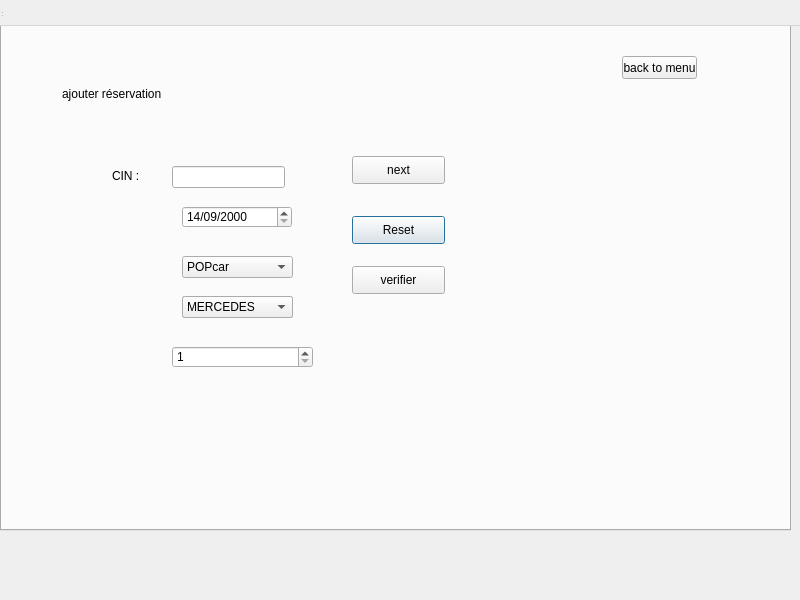
<?xml version="1.0" encoding="UTF-8"?>
<ui version="4.0">
 <class>reservationWindow</class>
 <widget class="QDialog" name="reservationWindow">
  <property name="geometry">
   <rect>
    <x>0</x>
    <y>0</y>
    <width>800</width>
    <height>600</height>
   </rect>
  </property>
  <property name="windowTitle">
   <string>reservationWindow</string>
  </property>
  <property name="unifiedTitleAndToolBarOnMac" stdset="0">
   <bool>false</bool>
  </property>
  <widget class="QWidget" name="centralwidget" native="true">
   <property name="geometry">
    <rect>
     <x>0</x>
     <y>0</y>
     <width>791</width>
     <height>531</height>
    </rect>
   </property>
   <widget class="QTabWidget" name="tabWidget">
    <property name="geometry">
     <rect>
      <x>0</x>
      <y>0</y>
      <width>791</width>
      <height>531</height>
     </rect>
    </property>
    <property name="currentIndex">
     <number>0</number>
    </property>
    <widget class="QWidget" name="tab">
     <attribute name="title">
      <string>verif disponnibilité</string>
     </attribute>
     <widget class="QLabel" name="label_4">
      <property name="geometry">
       <rect>
        <x>60</x>
        <y>60</y>
        <width>111</width>
        <height>16</height>
       </rect>
      </property>
      <property name="text">
       <string>ajouter réservation</string>
      </property>
     </widget>
     <widget class="QPushButton" name="pushButton">
      <property name="geometry">
       <rect>
        <x>350</x>
        <y>190</y>
        <width>93</width>
        <height>28</height>
       </rect>
      </property>
      <property name="text">
       <string>Reset</string>
      </property>
     </widget>
     <widget class="QLineEdit" name="lineEdit_3">
      <property name="geometry">
       <rect>
        <x>170</x>
        <y>140</y>
        <width>113</width>
        <height>22</height>
       </rect>
      </property>
     </widget>
     <widget class="QLabel" name="label_3">
      <property name="geometry">
       <rect>
        <x>110</x>
        <y>140</y>
        <width>31</width>
        <height>20</height>
       </rect>
      </property>
      <property name="text">
       <string>CIN :</string>
      </property>
     </widget>
     <widget class="QPushButton" name="pushButton_3">
      <property name="geometry">
       <rect>
        <x>350</x>
        <y>130</y>
        <width>93</width>
        <height>28</height>
       </rect>
      </property>
      <property name="text">
       <string>next</string>
      </property>
     </widget>
     <widget class="QDateEdit" name="dateEdit">
      <property name="geometry">
       <rect>
        <x>180</x>
        <y>180</y>
        <width>110</width>
        <height>22</height>
       </rect>
      </property>
      <property name="minimumDate">
       <date>
        <year>2000</year>
        <month>9</month>
        <day>14</day>
       </date>
      </property>
      <property name="displayFormat">
       <string>dd/MM/yyyy</string>
      </property>
     </widget>
     <widget class="QComboBox" name="comboBox_2">
      <property name="geometry">
       <rect>
        <x>180</x>
        <y>230</y>
        <width>111</width>
        <height>22</height>
       </rect>
      </property>
      <item>
       <property name="text">
        <string>POPcar</string>
       </property>
      </item>
      <item>
       <property name="text">
        <string>Fcar</string>
       </property>
      </item>
      <item>
       <property name="text">
        <string>Xcar</string>
       </property>
      </item>
     </widget>
     <widget class="QComboBox" name="comboBox_3">
      <property name="geometry">
       <rect>
        <x>180</x>
        <y>270</y>
        <width>111</width>
        <height>22</height>
       </rect>
      </property>
      <item>
       <property name="text">
        <string>JAGUAR</string>
       </property>
      </item>
      <item>
       <property name="text">
        <string>BENTLEY</string>
       </property>
      </item>
      <item>
       <property name="text">
        <string>CADILLAC</string>
       </property>
      </item>
     </widget>
     <widget class="QComboBox" name="comboBox_4">
      <property name="geometry">
       <rect>
        <x>180</x>
        <y>270</y>
        <width>111</width>
        <height>22</height>
       </rect>
      </property>
      <item>
       <property name="text">
        <string>BMW</string>
       </property>
      </item>
      <item>
       <property name="text">
        <string>MAZDA</string>
       </property>
      </item>
      <item>
       <property name="text">
        <string>GOLF GTD</string>
       </property>
      </item>
     </widget>
     <widget class="QComboBox" name="comboBox_5">
      <property name="geometry">
       <rect>
        <x>180</x>
        <y>270</y>
        <width>111</width>
        <height>22</height>
       </rect>
      </property>
      <item>
       <property name="text">
        <string>MERCEDES</string>
       </property>
      </item>
      <item>
       <property name="text">
        <string>ASTON MARTIN</string>
       </property>
      </item>
      <item>
       <property name="text">
        <string>AUDI</string>
       </property>
      </item>
     </widget>
     <widget class="QSpinBox" name="spinBox">
      <property name="geometry">
       <rect>
        <x>170</x>
        <y>320</y>
        <width>141</width>
        <height>22</height>
       </rect>
      </property>
      <property name="minimum">
       <number>1</number>
      </property>
     </widget>
     <widget class="QPushButton" name="pushButton_6">
      <property name="geometry">
       <rect>
        <x>350</x>
        <y>240</y>
        <width>93</width>
        <height>28</height>
       </rect>
      </property>
      <property name="text">
       <string>verifier</string>
      </property>
     </widget>
     <widget class="QPushButton" name="pushButton_9">
      <property name="geometry">
       <rect>
        <x>620</x>
        <y>30</y>
        <width>75</width>
        <height>23</height>
       </rect>
      </property>
      <property name="text">
       <string>back to menu</string>
      </property>
     </widget>
    </widget>
    <widget class="QWidget" name="tab_3">
     <attribute name="title">
      <string>ajouter reservation </string>
     </attribute>
     <widget class="QTableView" name="tableView">
      <property name="geometry">
       <rect>
        <x>360</x>
        <y>130</y>
        <width>421</width>
        <height>361</height>
       </rect>
      </property>
     </widget>
     <widget class="QLineEdit" name="lineEdit">
      <property name="geometry">
       <rect>
        <x>60</x>
        <y>140</y>
        <width>113</width>
        <height>22</height>
       </rect>
      </property>
     </widget>
     <widget class="QLineEdit" name="lineEdit_2">
      <property name="geometry">
       <rect>
        <x>60</x>
        <y>210</y>
        <width>113</width>
        <height>22</height>
       </rect>
      </property>
     </widget>
     <widget class="QLineEdit" name="lineEdit_5">
      <property name="geometry">
       <rect>
        <x>60</x>
        <y>250</y>
        <width>113</width>
        <height>22</height>
       </rect>
      </property>
     </widget>
     <widget class="QDateEdit" name="dateEdit_2">
      <property name="geometry">
       <rect>
        <x>60</x>
        <y>300</y>
        <width>110</width>
        <height>22</height>
       </rect>
      </property>
     </widget>
     <widget class="QDateEdit" name="dateEdit_3">
      <property name="geometry">
       <rect>
        <x>60</x>
        <y>340</y>
        <width>110</width>
        <height>22</height>
       </rect>
      </property>
     </widget>
     <widget class="QLineEdit" name="lineEdit_6">
      <property name="geometry">
       <rect>
        <x>60</x>
        <y>390</y>
        <width>113</width>
        <height>22</height>
       </rect>
      </property>
     </widget>
     <widget class="QPushButton" name="pushButton_7">
      <property name="geometry">
       <rect>
        <x>260</x>
        <y>440</y>
        <width>93</width>
        <height>28</height>
       </rect>
      </property>
      <property name="text">
       <string>ajouter</string>
      </property>
     </widget>
    </widget>
    <widget class="QWidget" name="tab_4">
     <attribute name="title">
      <string>modifier</string>
     </attribute>
     <widget class="QLineEdit" name="lineEdit_7">
      <property name="geometry">
       <rect>
        <x>320</x>
        <y>90</y>
        <width>113</width>
        <height>22</height>
       </rect>
      </property>
     </widget>
     <widget class="QLabel" name="label">
      <property name="geometry">
       <rect>
        <x>220</x>
        <y>90</y>
        <width>91</width>
        <height>20</height>
       </rect>
      </property>
      <property name="text">
       <string>MATRICULE :</string>
      </property>
     </widget>
     <widget class="QDateEdit" name="dateEdit_4">
      <property name="geometry">
       <rect>
        <x>320</x>
        <y>160</y>
        <width>110</width>
        <height>22</height>
       </rect>
      </property>
     </widget>
     <widget class="QLabel" name="label_2">
      <property name="geometry">
       <rect>
        <x>200</x>
        <y>160</y>
        <width>101</width>
        <height>20</height>
       </rect>
      </property>
      <property name="text">
       <string>MODIFIER DATE :</string>
      </property>
     </widget>
     <widget class="QPushButton" name="pushButton_5">
      <property name="geometry">
       <rect>
        <x>330</x>
        <y>240</y>
        <width>93</width>
        <height>28</height>
       </rect>
      </property>
      <property name="text">
       <string>modifier</string>
      </property>
     </widget>
     <widget class="QLineEdit" name="lineEdit_8">
      <property name="geometry">
       <rect>
        <x>320</x>
        <y>130</y>
        <width>113</width>
        <height>22</height>
       </rect>
      </property>
     </widget>
    </widget>
    <widget class="QWidget" name="tab_2">
     <attribute name="title">
      <string>supprimer réservation</string>
     </attribute>
     <widget class="QFrame" name="frame">
      <property name="geometry">
       <rect>
        <x>140</x>
        <y>50</y>
        <width>311</width>
        <height>201</height>
       </rect>
      </property>
      <property name="frameShape">
       <enum>QFrame::StyledPanel</enum>
      </property>
      <property name="frameShadow">
       <enum>QFrame::Raised</enum>
      </property>
      <widget class="QLabel" name="label_5">
       <property name="geometry">
        <rect>
         <x>0</x>
         <y>30</y>
         <width>311</width>
         <height>61</height>
        </rect>
       </property>
       <property name="text">
        <string>CIN du client dont la réservation doit etre supprimée: </string>
       </property>
      </widget>
      <widget class="QLineEdit" name="lineEdit_4">
       <property name="geometry">
        <rect>
         <x>90</x>
         <y>110</y>
         <width>113</width>
         <height>22</height>
        </rect>
       </property>
      </widget>
      <widget class="QPushButton" name="pushButton_2">
       <property name="geometry">
        <rect>
         <x>100</x>
         <y>170</y>
         <width>93</width>
         <height>28</height>
        </rect>
       </property>
       <property name="text">
        <string>Reset</string>
       </property>
      </widget>
      <widget class="QPushButton" name="pushButton_4">
       <property name="geometry">
        <rect>
         <x>200</x>
         <y>170</y>
         <width>93</width>
         <height>28</height>
        </rect>
       </property>
       <property name="text">
        <string>Supprimer</string>
       </property>
      </widget>
     </widget>
     <widget class="QLabel" name="label_6">
      <property name="geometry">
       <rect>
        <x>150</x>
        <y>40</y>
        <width>131</width>
        <height>16</height>
       </rect>
      </property>
      <property name="text">
       <string>supprimer réservation </string>
      </property>
     </widget>
    </widget>
    <widget class="QWidget" name="tab_5">
     <attribute name="title">
      <string>afficher</string>
     </attribute>
     <widget class="QPushButton" name="pushButton_8">
      <property name="geometry">
       <rect>
        <x>280</x>
        <y>40</y>
        <width>93</width>
        <height>28</height>
       </rect>
      </property>
      <property name="text">
       <string>afficher</string>
      </property>
     </widget>
     <widget class="QTableView" name="tableView_2">
      <property name="geometry">
       <rect>
        <x>65</x>
        <y>170</y>
        <width>641</width>
        <height>231</height>
       </rect>
      </property>
     </widget>
    </widget>
   </widget>
  </widget>
  <widget class="QMenuBar" name="menubar">
   <property name="geometry">
    <rect>
     <x>0</x>
     <y>0</y>
     <width>800</width>
     <height>26</height>
    </rect>
   </property>
  </widget>
  <widget class="QStatusBar" name="statusbar">
   <property name="geometry">
    <rect>
     <x>0</x>
     <y>0</y>
     <width>3</width>
     <height>18</height>
    </rect>
   </property>
  </widget>
 </widget>
 <resources/>
 <connections/>
</ui>
